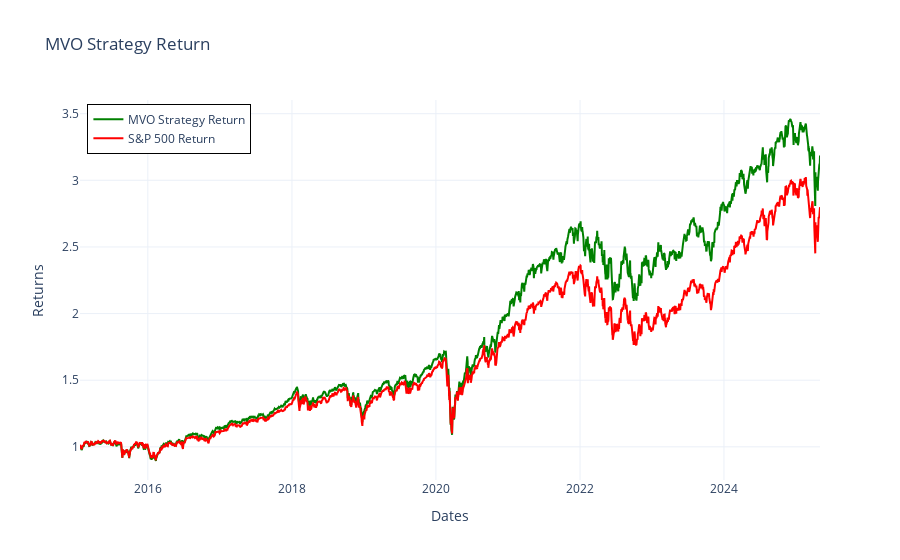

The notebook cell saved with this chart:
### Code cell
plot_chart_with_SP500(portfolio_df=MVO_performance_df['CumulativeStrategyReturns'],
                      chart_title=f"MVO Strategy Return")

### Figure 1 — Plotly figure (JSON) as saved in the notebook; plotly's stock layout.template omitted (floating-point values rounded to 4 significant figures; data arrays with more than 128 entries replaced by an {"elided": "..."} marker saying what was removed)
{"data": [{"line": {"color": "green"}, "mode": "lines", "name": "MVO Strategy Return", "type": "scatter", "x": {"elided": "2585 str values"}, "y": {"elided": "2585 float values"}}, {"line": {"color": "red"}, "mode": "lines", "name": "S&P 500 Return", "type": "scatter", "x": {"elided": "2586 str values"}, "y": {"elided": "2586 float values"}}], "layout": {"legend": {"bordercolor": "Black", "borderwidth": 1, "x": 0.01, "y": 0.99}, "title": {"text": "MVO Strategy Return"}, "xaxis": {"anchor": "y", "domain": [0, 1], "title": {"text": "Dates"}}, "yaxis": {"anchor": "x", "domain": [0, 1], "title": {"text": "Returns"}}}}
